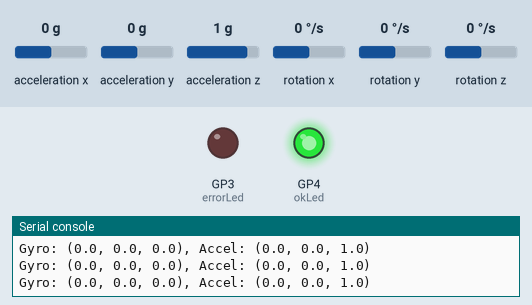
Recording of a program running on a simulated Raspberry Pi Pico running MicroPython. Shown: output pins drawn as LEDs (lit = HIGH), the last lines printed to the serial console. Wiring (from the project's diagram.json): red LED on GP3, green LED on GP4. Inputs (shaded band) come from the test bench; at power-on: rotation x 0 °/s, acceleration x 0 g, acceleration y 0 g, acceleration z 1 g, rotation y 0 °/s, rotation z 0 °/s. Library files of the repository ran but are not shown: mpu6050.py.

Above: at 1.3 s.
1.4 s: rotation x set to -17 °/s
2.9 s: rotation x set to -21 °/s
At 3.3 s:
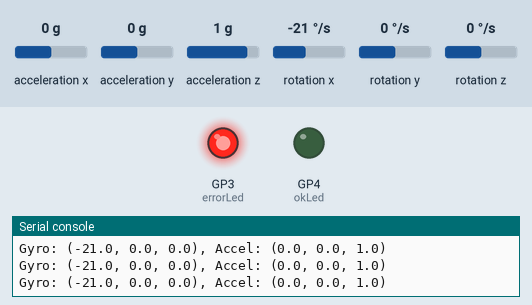
4.4 s: rotation x set to 0 °/s
At 5.5 s:
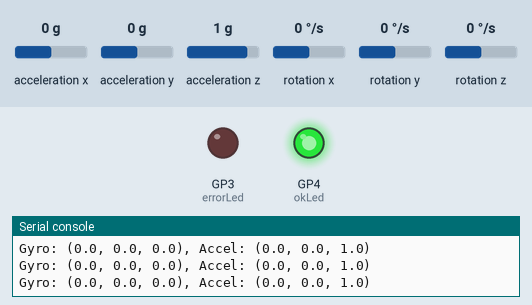
5.9 s: rotation x set to -192 °/s
At 6.3 s:
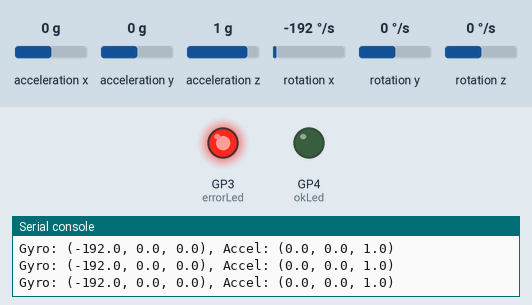
Timing chart, 0 to 8.4 s (numbered marks = the images above; inputs shaded):
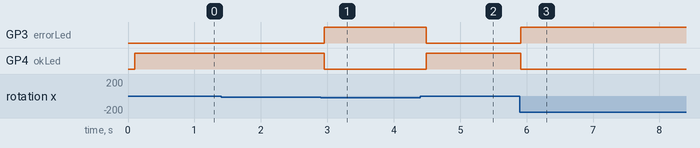

The program:

main.py
```python
from mpu6050 import MPU6050
from machine import Pin
import time

time.sleep(0.1) # Wait for USB to become ready

errorLed = Pin(3, Pin.OUT)
okLed = Pin(4, Pin.OUT)

i2c = machine.I2C(1, sda=Pin(14), scl=Pin(15))
mpu = MPU6050(i2c)

# wake up the MPU6050 from sleep
mpu.wake()


try:
  # continuously print the data
  while True:
      gyro = mpu.read_gyro_data()
      accel = mpu.read_accel_data()
      print("Gyro: " + str(gyro) + ", Accel: " + str(accel))

      if 20 > gyro[0] > -20:
        okLed.high()
        errorLed.low()
      else:
        okLed.low()
        errorLed.high()

      time.sleep(0.1)
except:
  pass
```

Measured:
- the behaviour switches between -19 and -20 °/s on rotation x (found by bisection; images 0 and 1)
- after the input at 2.9 s, GP3 (errorLed): LOW → HIGH after 0.06 s; GP4 (okLed): HIGH → LOW after 0.06 s
- after the input at 4.4 s, GP3 (errorLed): HIGH → LOW after 0.09 s; GP4 (okLed): LOW → HIGH after 0.09 s
- after the input at 5.9 s, GP3 (errorLed): LOW → HIGH at once; GP4 (okLed): HIGH → LOW at once
